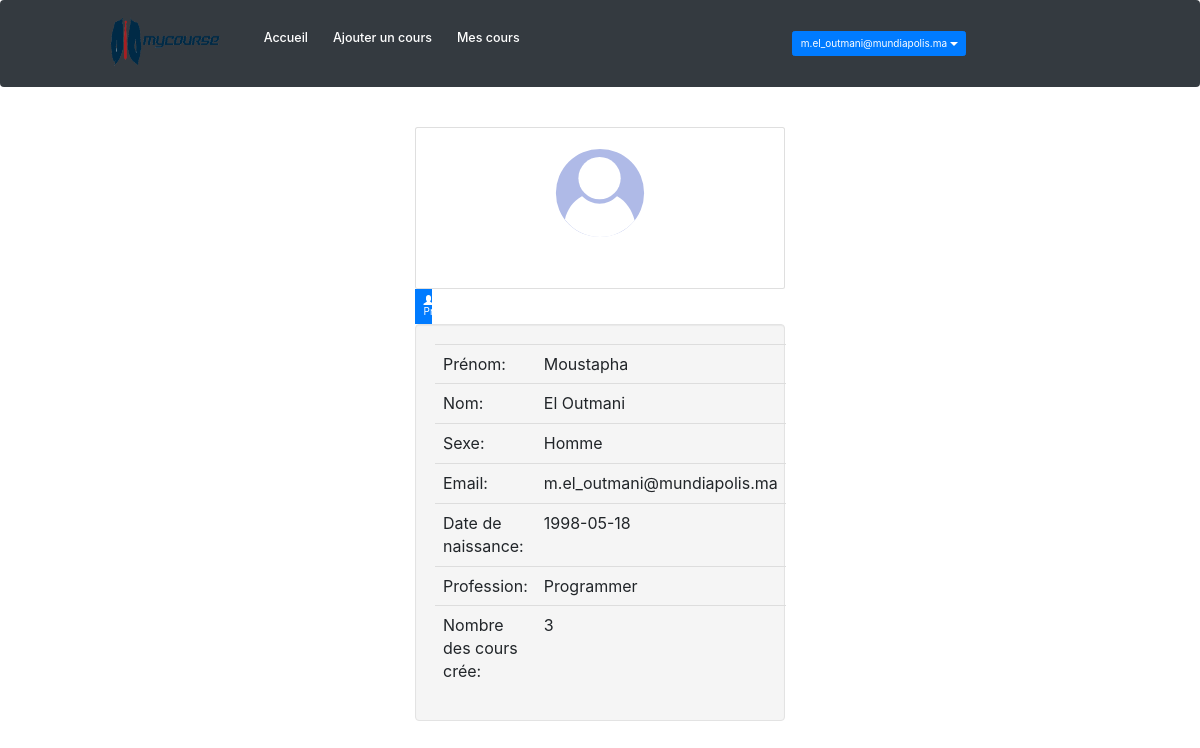
The page /Account.php (signed in) on the database its author committed.
### tables this page shows
CREATE TABLE `professeur` (
  `emailProfesseur` varchar(40) NOT NULL,
  `passwordProfesseur` varchar(50) NOT NULL,
  `nomProfesseur` varchar(30) NOT NULL,
  `prenomProfesseur` varchar(30) NOT NULL,
  `sexeProfesseur` varchar(10) NOT NULL,
  `dateNaissanceProfesseur` date NOT NULL,
  `profession` varchar(30) DEFAULT NULL,
  `dateLogin` date DEFAULT NULL,
  `dateLastLogin` date DEFAULT NULL
);

### Account.php (the view, shortened to what this page needs)
<?php
include_once('link.php');
include_once('header1.php');
require_once('connection.php');
?>
<div id="account">
<div class="col-lg-6 col-sm-6">
    <div class="card hovercard">
        <div class="card-background">
        </div>
        <div class="useravatar">
            <img alt="" src="img/user.svg">
        </div>
        <div class="card-info"> <span class="card-title"><?php echo "Professeur";?></span>
        </div>
    </div>
    <div class="btn-pref btn-group btn-group-justified btn-group-lg" role="group" aria-label="...">
        <div class="btn-group" role="group">
            <button type="button" id="stars" class="btn btn-primary" href="#tab1" data-toggle="tab"><span class="glyphicon glyphicon-user" aria-hidden="true"></span>
                <div class="hidden-xs">Profile</div>
            </button>
        </div>
    </div>
        <div class="well">
      <div class="tab-content">
        <div class="tab-pane fade in active" id="tab1">
          <table class="table">
            <?php
            $user = $_SESSION['user'];
            $sql = "SELECT * FROM {$_SESSION['user']} where email{$_SESSION['user']} = '{$_SESSION['emailUser']}';";
            $result = mysqli_query($conn, $sql);
            $row = mysqli_fetch_array($result);
            $fname = $row['prenom'.$user];
            $lname = $row['nom'.$user];
            $gender = $row['sexe'.$user];
            $birthDay = $row['dateNaissance'.$user];
            if($user == "Professeur"){
              $professionLabel = "Profession";
              $profession = $row['profession'];
              $nbLabel = "crée";
              $sql = "SELECT count(idCours) as nbCours FROM cours where emailProfesseur = '{$_SESSION['emailUser']}';";
            }
            else{
              $professionLabel = "Universite";
              $profession = $row['nomUniversite'];
              $nbLabel = "suivi";
              $sql = "SELECT count(idCours) as nbCours FROM coursetudiant where emailEtudiant = '{$_SESSION['emailUser']}';";
            }
            $result = mysqli_query($conn, $sql);
            $data=mysqli_fetch_assoc($result);
            $nbCours = $data['nbCours'];
            ?>
          	<tr>
          		<td>Prénom:</td>
          		<td><?php echo $fname;?></td>
          	</tr>
          	<tr>
          		<td>Nom:</td>
          		<td><?php echo $lname;?></td>
          	</tr>
          	<tr>
          		<td>Sexe:</td>
          		<td><?php echo $gender;?></td>
          	</tr>
          	<tr>
          		<td>Email:</td>
          		<td><?php echo $_SESSION['emailUser'];?></td>
          	</tr>
            <tr>
              <td>Date de naissance:</td>
              <td><?php echo $birthDay;?></td>
            </tr>
            <tr>
              <td><?php echo $professionLabel;?>:</td>
              <td><?php echo $profession;?></td>
            </tr>
            <tr>
              <td>Nombre des cours <?php echo $nbLabel;?>:</td>
              <td><?php echo $nbCours;?></td>
            </tr>
          </table>
        </div>
      </div>
    </div>
    </div>
    </div>

### css/style.css (style rules this page uses)
#account { margin-left: 400px; }

### css/account.css (style rules this page uses)
.card { margin-top: 20px; padding: 30px; background-color: rgba(214, 224, 226, 0.2); -webkit-border-top-left-radius:5px; -moz-border-top-left-radius:5px; border-top-left-radius:5px; -webkit-border-top-right-radius:5px; -moz-border-top-right-radius:5px; border-top-right-radius:5px; -webkit-box-sizing: border-box; -moz-box-sizing: border-box; box-sizing: border-box; }
.card.hovercard { position: relative; padding-top: 0; overflow: hidden; text-align: center; background-color: #fff; background-color: rgba(255, 255, 255, 1); }
.card.hovercard .card-background { height: 130px; }
.card.hovercard .useravatar { position: absolute; top: 15px; left: 0; right: 0; }
.card.hovercard .useravatar img { width: 100px; height: 100px; max-width: 100px; max-height: 100px; -webkit-border-radius: 50%; -moz-border-radius: 50%; border-radius: 50%; border: 5px solid rgba(255, 255, 255, 0.5); }
.card.hovercard .card-info { position: absolute; bottom: 14px; left: 0; right: 0; }
.card.hovercard .card-info .card-title { padding:0 5px; font-size: 20px; line-height: 1; color: white; background-color: rgba(255, 255, 255, 0.1); -webkit-border-radius: 4px; -moz-border-radius: 4px; border-radius: 4px; }
.card.hovercard .card-info { overflow: hidden; font-size: 12px; line-height: 20px; color: #737373; text-overflow: ellipsis; }
.btn-pref .btn { -webkit-border-radius:0 !important; }
.card-title { color:white; }

### css/coursX.css (style rules this page uses)
img { height: 20px; width: 20%; }

### css/course.css (style rules this page uses)
img { height: 20px; width: 20%; }

### rows shown on the page
professeur: prenomProfesseur "Moustapha", nomProfesseur "El Outmani", sexeProfesseur "Homme", dateNaissanceProfesseur "1998-05-18", profession "Programmer"

### other values the page prints
$_SESSION['emailUser'] "m.el_outmani@mundiapolis.ma"
$professionLabel "Profession"
$nbLabel "crée"
$nbCours "3"
